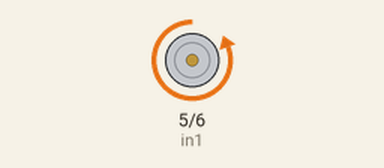
Simulated run of this sketch. Board: Arduino Uno, built with avr-gcc and run on an emulated ATmega328P. Shown: motor-driver pin pairs drawn as motors (green arrow = first pin HIGH = forward, orange = second pin HIGH = backward, longer = more drive, scaled by the enable pin).

Above: at 0.1 s.
At 5.1 s:
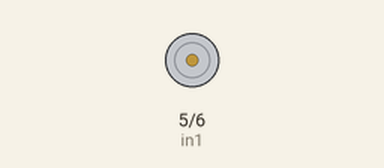
Timing chart, 0 to 6.6 s (numbered marks = the images above):
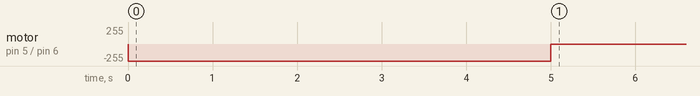

The sketch:

4.1-L298N-1.ino
```cpp
int enA = 3;
int in1 = 5;
int in2 = 6;

void setup() {
	pinMode(enA, OUTPUT);
	pinMode(in1, OUTPUT);
	pinMode(in2, OUTPUT);

	analogWrite(enA, 255);
	digitalWrite(in1, LOW);
	digitalWrite(in2, HIGH);
	delay(5000);
	digitalWrite(in1, LOW);
	digitalWrite(in2, LOW);
}

void loop() {


}
```
